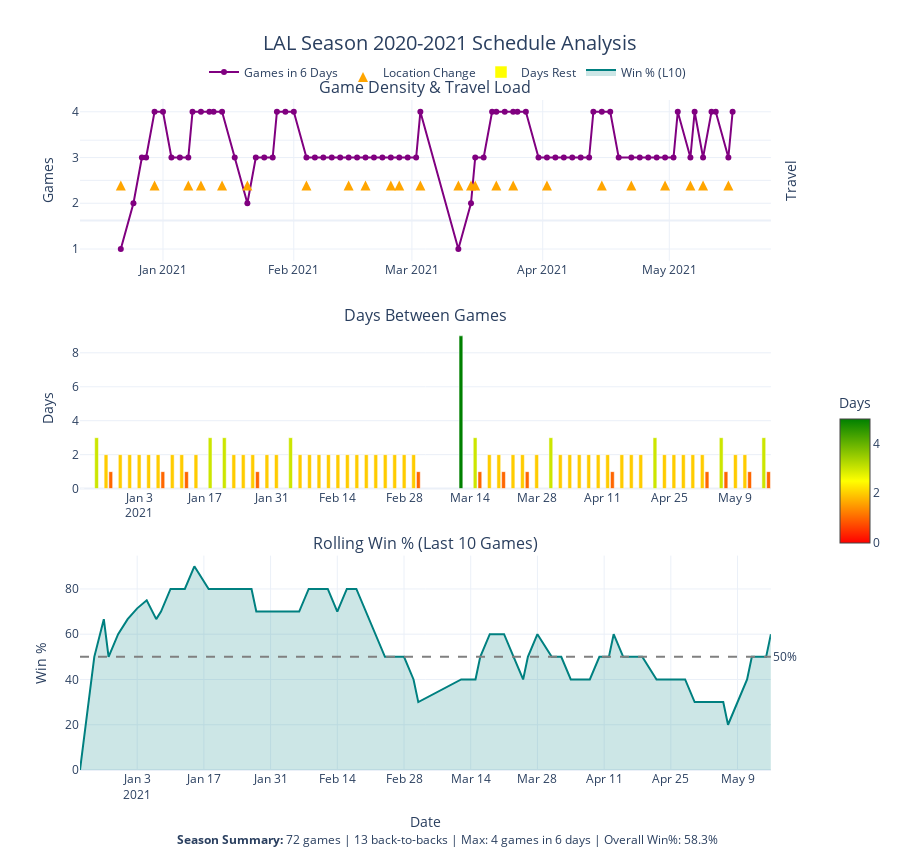

The code cell stored with this chart in its notebook:
### Code cell
analyze_schedule(schedule, 'LAL', 2020)
